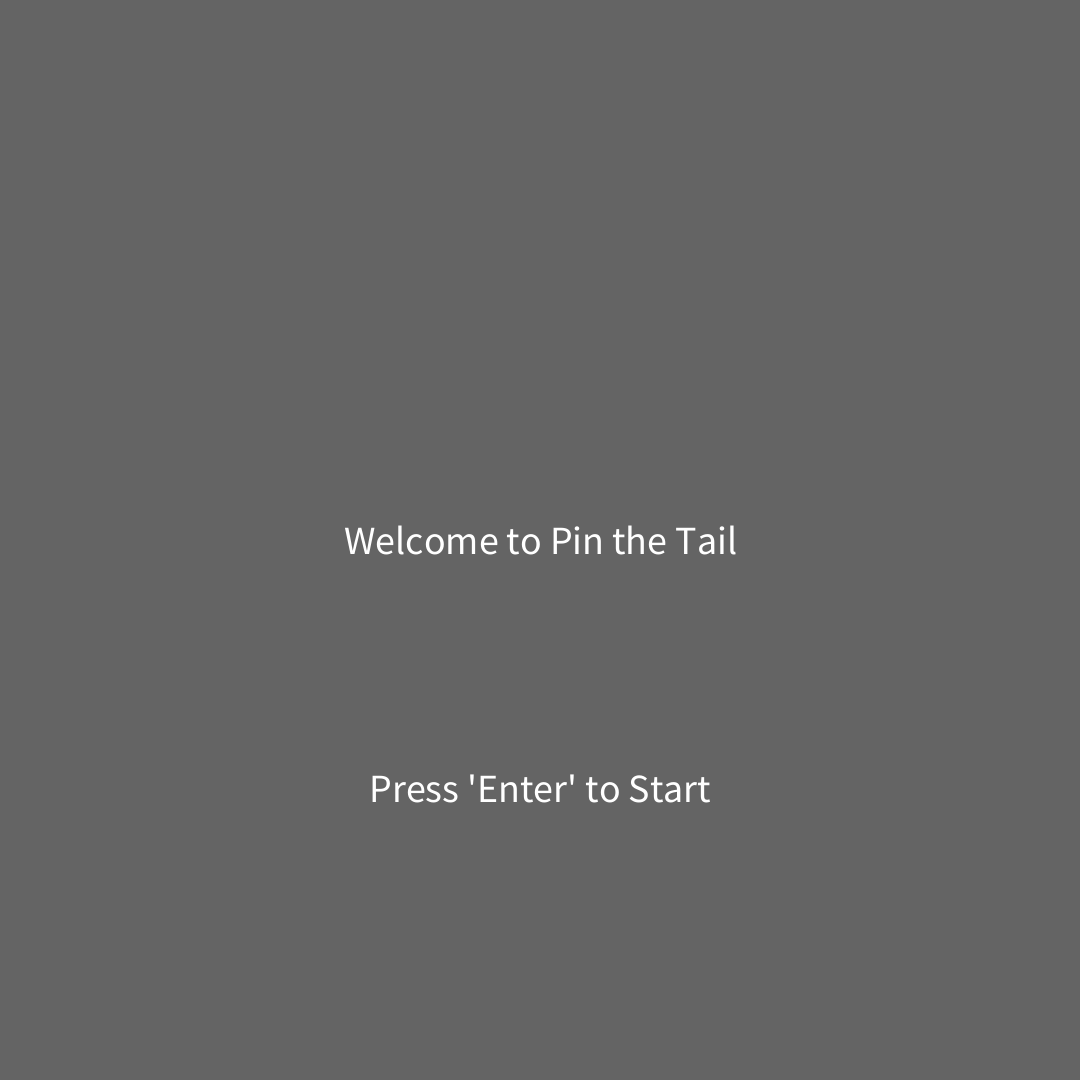
Frame 1 (no input)
Frame 60 (the mouse pressed at the canvas centre just before this capture): identical to frame 1, image omitted
Frame 120 (the mouse held since frame 60 and released just before this capture): identical to frame 1, image omitted

The Processing sketch that drew this single still picture (run headless with seeded random() and noise(); from frame 60 on, the mouse is pressed at the canvas centre):

// Processing sketch: Homework_8
// ── Homework_8.pde
//Jaye Williams
//Class 8 (9/26/19) Homework

//create any needed variables/objects
int state;
int totalSquares = 10;
int counter = 0;
ArrayList<Objective> squares = new ArrayList<Objective>();

//setup
void setup() {
  //canvas size
  size(1080, 1080);

  //create all the squares
  for (int i = 0; i < totalSquares; i++) {
    squares.add(new Objective());
  }

  //set state
  state = 1;
}

//draw
void draw() {

  //create what will be in state 1 (start screen)
  if (state == 1) {
    //create background
    background(100);

    //align and display text
    textSize(40);
    textAlign(CENTER, CENTER);
    text("Welcome to Pin the Tail", 540, 540);
    textAlign(CENTER, BOTTOM);
    text("Press 'Enter' to Start", 540, 810);
  } else if (state == 2) {
    //set background
    background(0);

    //align text and display
    textAlign(TOP, LEFT);

    int totalSquaresFound = 0;
    for (int i = 0; i < squares.size(); i++) {
      if (squares.get(i).found) {
        totalSquaresFound++;
      }
    }

    counter = totalSquaresFound;

    text(("You have found: " + totalSquaresFound), 100, 100);

    //make various 
    for (int i = 0; i < squares.size(); i++) {
      squares.get(i).found(mouseX, mouseY);
      squares.get(i).display();
    }
  } else if (state ==3) {
    //change background
    background(0, 43, 100);

    //align text and display
    textAlign(CENTER, CENTER);
    text("Congratulations! You pinned all the tails", 540, 540);
  }
  if (counter == 10) {
    //change state
    state = 3;
  }
}

//set up keyPressed function
void keyPressed() {
  //allow state to change when hitting enter
  if (key == ENTER) {
    state = 2;
  }
}

//set up mouseClicked function
void mouseClicked() {
  //counter +=1;
}

// ── Objective.pde
//create class
class Objective {
  //create class variables
  float xPosition;
  float yPosition;
  float size;
  boolean found;

  //assign variable values  
  Objective() {
    xPosition = random(0, width);
    yPosition = random(0, height);
    size = 50;
    found = false;
  }
  
  //set up mouseClicked function
  void hasBeenClicked() {
  }

  //make a display function
  void display() {
    //background(0);
    //allow points to be seen only if found
    pushStyle();

    if (found) {
      fill(0, 255, 0);
    } else {
      fill(0, 0, 0);
    }
    //create square
    rect(xPosition, yPosition, size, size);

    popStyle();
  }

  //create found function
  void found(int pointX, int pointY) {//float pointX, float pointY) {
    //create booleans to traack if x and y points match
    boolean xCheck = false;
    boolean yCheck = false;

    //check if x and y match
    if (abs(xPosition - pointX) < size) {
      xCheck = true;
    } 
    if (abs(yPosition - pointY) < size) {
      yCheck = true;
    }
    if (xCheck && yCheck) {
      found = true; 
    }

    //if (xPosition == mouseX) {
    //  xCheck = true;
    //}
    //if (yPosition == mouseY) {
    //  yCheck = true;
    //}
    //if (xCheck && yCheck) {
    //  found = true;
    //}
  }
}
